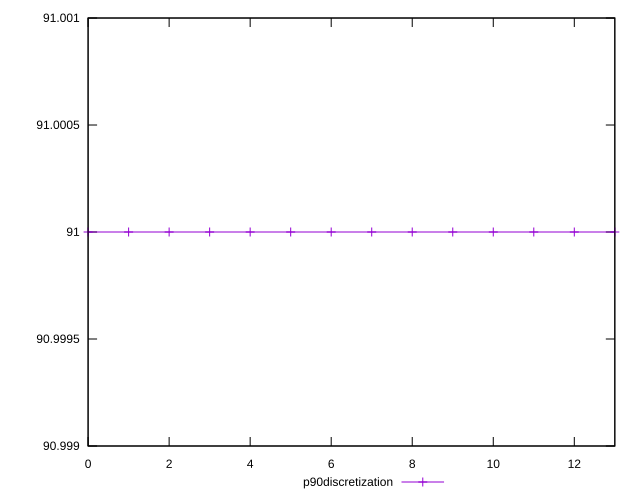

Generate this figure with gnuplot:
reset

$p90Discretization <<EOF
0 91
1 91
2 91
3 91
4 91
5 91
6 91
7 91
8 91
9 91
10 91
11 91
12 91
13 91
EOF

set key outside below
set xrange [0:13]
set yrange [90.999:91.001]
set trange [90.999:91.001]
set terminal svg size 640, 500 enhanced background rgb 'white'
set output "report_00008_2021-01-22T20:58:29.167/uses-optimized-images/progression/eccentricity.svg"

plot $p90Discretization title "p90discretization" with linespoints

reset
